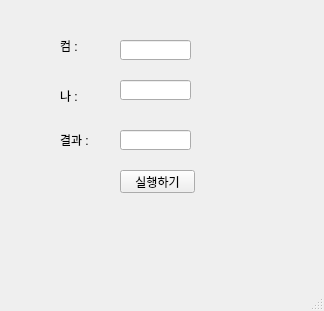
<?xml version="1.0" encoding="UTF-8"?>
<ui version="4.0">
 <class>MainWindow</class>
 <widget class="QMainWindow" name="MainWindow">
  <property name="geometry">
   <rect>
    <x>0</x>
    <y>0</y>
    <width>324</width>
    <height>311</height>
   </rect>
  </property>
  <property name="windowTitle">
   <string>MainWindow</string>
  </property>
  <widget class="QWidget" name="centralwidget">
   <widget class="QPushButton" name="pb">
    <property name="geometry">
     <rect>
      <x>120</x>
      <y>170</y>
      <width>75</width>
      <height>23</height>
     </rect>
    </property>
    <property name="text">
     <string>실행하기</string>
    </property>
   </widget>
   <widget class="QLineEdit" name="leCom">
    <property name="geometry">
     <rect>
      <x>120</x>
      <y>40</y>
      <width>71</width>
      <height>20</height>
     </rect>
    </property>
   </widget>
   <widget class="QLineEdit" name="leMine">
    <property name="geometry">
     <rect>
      <x>120</x>
      <y>80</y>
      <width>71</width>
      <height>20</height>
     </rect>
    </property>
   </widget>
   <widget class="QLineEdit" name="leResult">
    <property name="geometry">
     <rect>
      <x>120</x>
      <y>130</y>
      <width>71</width>
      <height>20</height>
     </rect>
    </property>
   </widget>
   <widget class="QLabel" name="lbCom">
    <property name="geometry">
     <rect>
      <x>60</x>
      <y>40</y>
      <width>56</width>
      <height>12</height>
     </rect>
    </property>
    <property name="text">
     <string>컴 : </string>
    </property>
   </widget>
   <widget class="QLabel" name="lbMine">
    <property name="geometry">
     <rect>
      <x>60</x>
      <y>90</y>
      <width>56</width>
      <height>12</height>
     </rect>
    </property>
    <property name="text">
     <string>나 :</string>
    </property>
   </widget>
   <widget class="QLabel" name="lbResult">
    <property name="geometry">
     <rect>
      <x>60</x>
      <y>130</y>
      <width>61</width>
      <height>20</height>
     </rect>
    </property>
    <property name="text">
     <string>결과 :</string>
    </property>
   </widget>
  </widget>
  <widget class="QMenuBar" name="menubar">
   <property name="geometry">
    <rect>
     <x>0</x>
     <y>0</y>
     <width>324</width>
     <height>21</height>
    </rect>
   </property>
  </widget>
  <widget class="QStatusBar" name="statusbar"/>
 </widget>
 <resources/>
 <connections/>
</ui>
